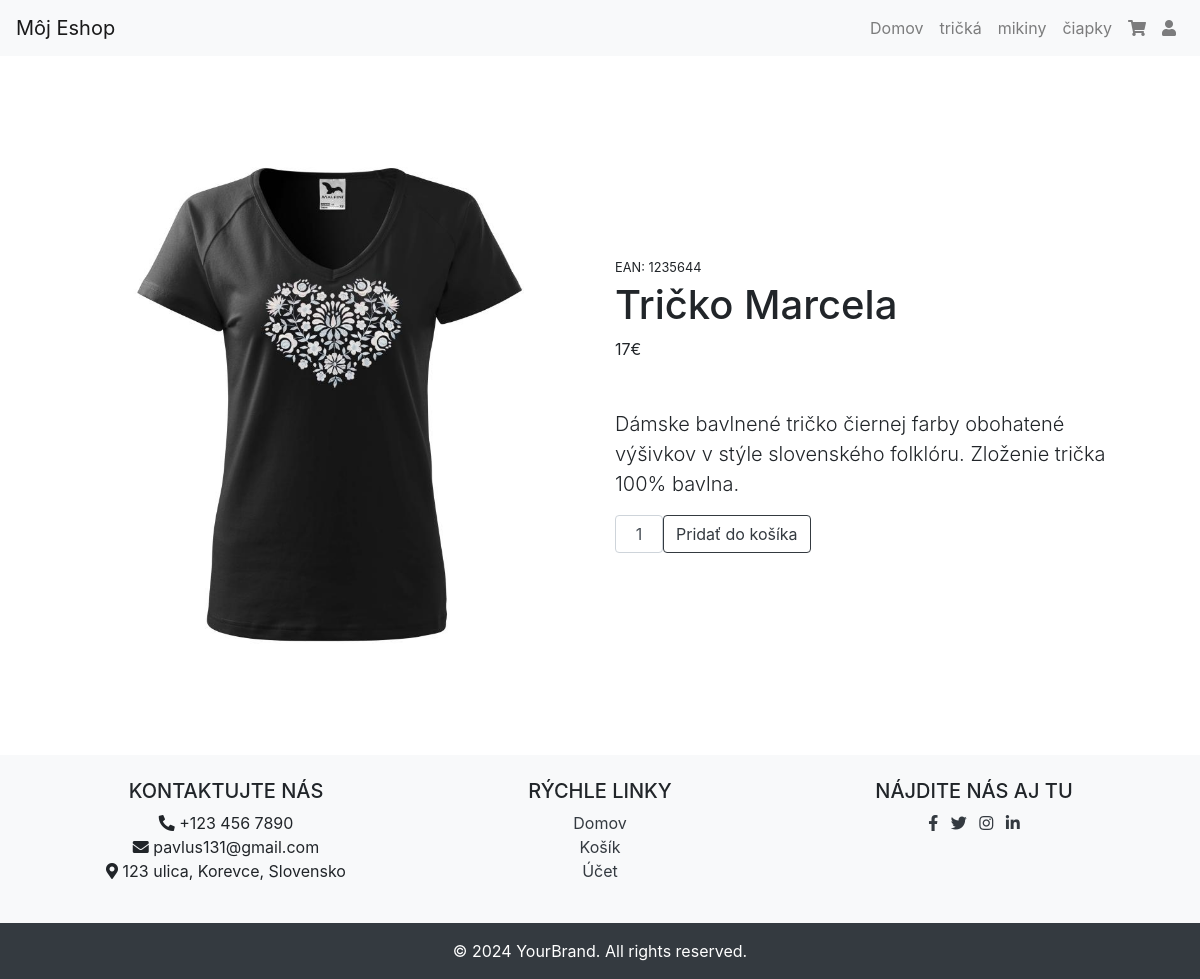
/produkt.php?id=1, run on the app's committed database.
### tables this page shows
CREATE TABLE `kategorie` (
  `kategoria_ID` int(6) NOT NULL,
  `názov_kategórie` varchar(255) NOT NULL
);

CREATE TABLE `prokukt` (
  `produkt_ID` int(6) NOT NULL,
  `meno` tinytext NOT NULL,
  `cena` int(11) NOT NULL,
  `sklad` text NOT NULL,
  `popis` text NOT NULL,
  `pohlavie` tinytext NOT NULL,
  `kategoria_ID` int(11) DEFAULT NULL,
  `obrazok_url` varchar(255) NOT NULL,
  `ean` varchar(13) DEFAULT NULL,
  `stara_cena` float(10,2) DEFAULT NULL
);

### produkt.php (the view, shortened to what this page needs)
<?php
include "komponenty/head.php";
include "komponenty/header.php";
$produkt_id = $_GET["id"];
$sql = "SELECT * FROM `prokukt` WHERE produkt_ID=".$produkt_id ;
$result = mysqli_query($db, $sql);
$produkt = mysqli_fetch_assoc($result);
?>
<section class="py-5">
    <div class="container px-4 px-lg-5 my-5">
        <div class="row gx-4 gx-lg-5 align-items-center">
            <div class="col-md-6"><img class="card-img-top mb-5 mb-md-0"
                    src="/eshop/obrazky/<?php echo $produkt["obrazok_url"]; ?>" alt="..." /></div>
            <div class="col-md-6">
                <div class="small mb-1">EAN: <?php echo $produkt["ean"]; ?></div>
                <h1 class="display-5 fw-bolder"><?php echo $produkt["meno"]; ?></h1>
                <div class="fs-5 mb-5">
                    <span><?php echo $produkt["cena"]; ?>€</span>
                </div>
                <p class="lead"><?php echo $produkt["popis"]; ?></p>
                <form action="/eshop/pridat_do_kosika.php">
                <div class="d-flex">
                <input class="form-control text-center me-3" name="pocet"  id="inputQuantity" type="num" value="1"
                        style="max-width: 3rem" />
                    <button class="btn btn-outline-dark flex-shrink-0" type="submit">
                        Pridať do košíka
                    </button>
                </div>
                </form>
            </div>
        </div>
    </div>
</section>
<?php
include "komponenty/footer.php";
?>

### komponenty/menu.php (shortened to what this page needs)
<?php
include_once(dirname(__FILE__) ."/../config.php");
$sqlmenu= "SELECT * FROM `kategorie`";
$resultmenu = mysqli_query($db, $sqlmenu);
while ($kategoria=mysqli_fetch_assoc($resultmenu)) {
    ?>
    <li class="nav-item">
        <a class="nav-link" href="/eshop/kategoria.php?id=<?php echo $kategoria["kategoria_ID"] ?>"><?php echo $kategoria["názov_kategórie"]; ?> </a>
    </li>
    <?php
}
?>

### data on the page
kategorie: názov_kategórie "tričká"
kategorie: názov_kategórie "mikiny"
kategorie: názov_kategórie "čiapky"
prokukt: obrazok_url (picture), ean "1235644", meno "Tričko Marcela", cena "17", popis "Dámske bavlnené tričko čiernej farby obohatené výšivkov v stýle slovenského folklóru. Zloženie trička 100% bavlna."
